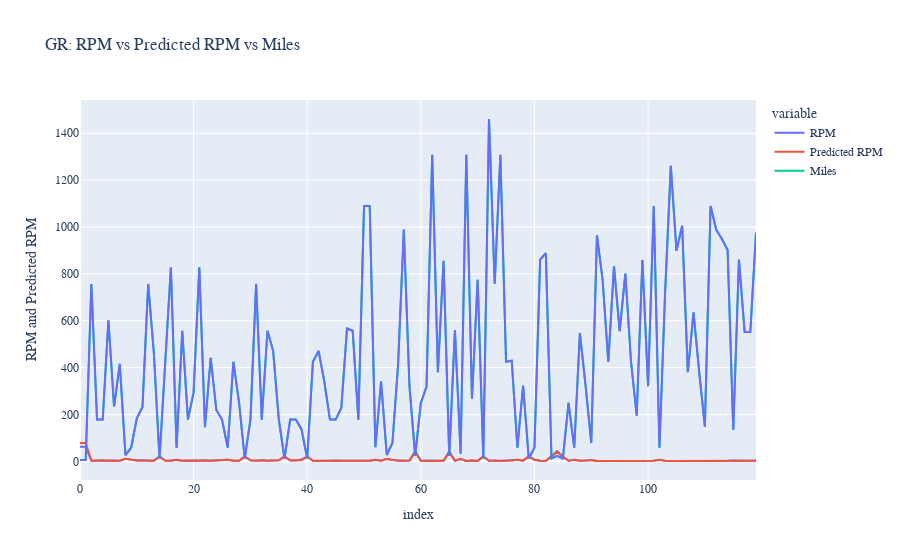

The notebook cell this image was saved under:
### Code cell
import plotly.express as px

# Specify a font family available on your system
font_family = 'Arial'  # You can change this to a different font

# Create a figure with the specified font family
fig = px.line(predictions, x=predictions.index, y=['RPM', 'Predicted RPM', 'Miles'], title='GR: RPM vs Predicted RPM vs Miles')

# Add a secondary y-axis for 'Miles'
fig.add_trace(px.line(predictions, x=predictions.index, y='Miles').data[0])

# Update y-axis labels
fig.update_yaxes(title_text="RPM and Predicted RPM", secondary_y=False)
fig.update_yaxes(title_text="Miles", secondary_y=True)

# Specify the font family for the plot
fig.update_layout(font=dict(family=font_family))

# Show the plot
fig.show()

### Figure 1 — Plotly figure (JSON) as saved in the notebook; plotly's stock layout.template omitted (floating-point values rounded to 4 significant figures)
{"data": [{"hovertemplate": "variable=RPM<br>index=%{x}<br>value=%{y}<extra></extra>", "legendgroup": "RPM", "line": {"color": "#636efa", "dash": "solid"}, "marker": {"symbol": "circle"}, "mode": "lines", "name": "RPM", "orientation": "v", "showlegend": true, "x": [0, 1, 2, 3, 4, 5, 6, 7, 8, 9, 10, 11, 12, 13, 14, 15, 16, 17, 18, 19, 20, 21, 22, 23, 24, 25, 26, 27, 28, 29, 30, 31, 32, 33, 34, 35, 36, 37, 38, 39, 40, 41, 42, 43, 44, 45, 46, 47, 48, 49, 50, 51, 52, 53, 54, 55, 56, 57, 58, 59, 60, 61, 62, 63, 64, 65, 66, 67, 68, 69, 70, 71, 72, 73, 74, 75, 76, 77, 78, 79, 80, 81, 82, 83, 84, 85, 86, 87, 88, 89, 90, 91, 92, 93, 94, 95, 96, 97, 98, 99, 100, 101, 102, 103, 104, 105, 106, 107, 108, 109, 110, 111, 112, 113, 114, 115, 116, 117, 118, 119], "xaxis": "x", "y": [62.5, 62.5, 2.29, 3.37, 4.21, 2.66, 3.42, 2.52, 10.58, 6.9, 3.01, 4.09, 2.29, 2.7, 20.83, 3.06, 2.05, 6.9, 2.87, 3.65, 3.4, 2.11, 3.61, 2.11, 3.08, 4.21, 6.9, 2.59, 2.59, 20.83, 3.93, 2.11, 4.21, 2.83, 2.65, 4.21, 20.83, 3.93, 3.93, 7.35, 20.83, 2.12, 1.8, 2.64, 4.21, 2.95, 2.3, 2.29, 2.83, 4.21, 2.29, 2.11, 6.67, 2.49, 10.19, 5.13, 2.52, 2.43, 3.65, 43.48, 2.41, 3.65, 1.3, 2.11, 2.69, 43.48, 2.15, 9.38, 1.3, 3.73, 1.81, 20.83, 1.98, 3.5, 1.3, 2.24, 3.26, 6.9, 2.94, 20.83, 6.9, 2.09, 1.58, 20.83, 43.48, 20.83, 2.31, 6.9, 2.74, 2.94, 5.13, 1.66, 1.68, 2.94, 2.16, 3.06, 2.34, 2.35, 2.82, 1.98, 2.49, 2.02, 6.9, 2.36, 1.74, 1.56, 1.79, 2.89, 2.28, 1.57, 3.72, 1.93, 2.62, 1.9, 2.66, 3.54, 2.09, 2.72, 2.72, 2.97], "yaxis": "y", "type": "scatter"}, {"hovertemplate": "variable=Predicted RPM<br>index=%{x}<br>value=%{y}<extra></extra>", "legendgroup": "Predicted RPM", "line": {"color": "#EF553B", "dash": "solid"}, "marker": {"symbol": "circle"}, "mode": "lines", "name": "Predicted RPM", "orientation": "v", "showlegend": true, "x": [0, 1, 2, 3, 4, 5, 6, 7, 8, 9, 10, 11, 12, 13, 14, 15, 16, 17, 18, 19, 20, 21, 22, 23, 24, 25, 26, 27, 28, 29, 30, 31, 32, 33, 34, 35, 36, 37, 38, 39, 40, 41, 42, 43, 44, 45, 46, 47, 48, 49, 50, 51, 52, 53, 54, 55, 56, 57, 58, 59, 60, 61, 62, 63, 64, 65, 66, 67, 68, 69, 70, 71, 72, 73, 74, 75, 76, 77, 78, 79, 80, 81, 82, 83, 84, 85, 86, 87, 88, 89, 90, 91, 92, 93, 94, 95, 96, 97, 98, 99, 100, 101, 102, 103, 104, 105, 106, 107, 108, 109, 110, 111, 112, 113, 114, 115, 116, 117, 118, 119], "xaxis": "x", "y": [78.43, 78.43, 2.33, 4.503, 4.502, 2.293, 3.384, 2.512, 10.52, 6.908, 3.936, 3.567, 2.33, 2.664, 20.8, 2.682, 2.086, 6.923, 2.741, 4.478, 3.167, 2.099, 4.115, 2.206, 3.179, 4.474, 6.913, 2.52, 2.679, 20.8, 4.491, 2.355, 4.474, 2.719, 2.358, 4.492, 20.8, 4.491, 4.491, 4.681, 20.8, 2.3, 2.246, 2.679, 4.474, 4.45, 2.476, 2.271, 2.719, 4.492, 2.12, 2.094, 6.23, 2.702, 10.37, 5.439, 2.512, 2.505, 3.494, 40.25, 2.409, 3.494, 1.645, 2.254, 2.577, 38.2, 2.087, 11.02, 1.645, 3.662, 1.839, 20.8, 2.629, 2.402, 1.645, 2.341, 2.986, 6.913, 2.93, 20.8, 6.913, 2.098, 1.682, 20.8, 40.35, 20.8, 2.373, 6.913, 2.728, 2.93, 5.605, 1.756, 1.827, 2.66, 2.146, 2.568, 2.298, 2.499, 3.38, 2.021, 2.472, 2.089, 6.913, 2.366, 1.716, 1.807, 2.349, 2.831, 2.297, 1.595, 3.971, 2.085, 2.612, 1.872, 2.208, 3.956, 2.098, 3.015, 2.829, 2.476], "yaxis": "y", "type": "scatter"}, {"hovertemplate": "variable=Miles<br>index=%{x}<br>value=%{y}<extra></extra>", "legendgroup": "Miles", "line": {"color": "#00cc96", "dash": "solid"}, "marker": {"symbol": "circle"}, "mode": "lines", "name": "Miles", "orientation": "v", "showlegend": true, "x": [0, 1, 2, 3, 4, 5, 6, 7, 8, 9, 10, 11, 12, 13, 14, 15, 16, 17, 18, 19, 20, 21, 22, 23, 24, 25, 26, 27, 28, 29, 30, 31, 32, 33, 34, 35, 36, 37, 38, 39, 40, 41, 42, 43, 44, 45, 46, 47, 48, 49, 50, 51, 52, 53, 54, 55, 56, 57, 58, 59, 60, 61, 62, 63, 64, 65, 66, 67, 68, 69, 70, 71, 72, 73, 74, 75, 76, 77, 78, 79, 80, 81, 82, 83, 84, 85, 86, 87, 88, 89, 90, 91, 92, 93, 94, 95, 96, 97, 98, 99, 100, 101, 102, 103, 104, 105, 106, 107, 108, 109, 110, 111, 112, 113, 114, 115, 116, 117, 118, 119], "xaxis": "x", "y": [6, 6, 757, 178, 178, 602, 234, 416, 26, 58, 183, 232, 757, 463, 12, 425, 828, 58, 557, 178, 294, 828, 146, 442, 219, 178, 58, 425, 251, 12, 178, 758, 178, 557, 471, 178, 12, 178, 178, 136, 12, 425, 471, 341, 178, 178, 228, 567, 557, 178, 1090, 1090, 60, 341, 27, 78, 416, 989, 319, 23, 249, 319, 1308, 380, 856, 23, 559, 32, 1308, 267, 775, 12, 1461, 758, 1308, 425, 429, 58, 323, 12, 58, 861, 888, 12, 23, 12, 249, 58, 547, 323, 78, 965, 773, 425, 832, 556, 801, 425, 195, 859, 321, 1090, 58, 720, 1261, 899, 1005, 380, 636, 382, 148, 1090, 988, 949, 902, 134, 861, 552, 552, 976], "yaxis": "y", "type": "scatter"}, {"hovertemplate": "index=%{x}<br>Miles=%{y}<extra></extra>", "legendgroup": "", "line": {"color": "#636efa", "dash": "solid"}, "marker": {"symbol": "circle"}, "mode": "lines", "name": "", "orientation": "v", "showlegend": false, "x": [0, 1, 2, 3, 4, 5, 6, 7, 8, 9, 10, 11, 12, 13, 14, 15, 16, 17, 18, 19, 20, 21, 22, 23, 24, 25, 26, 27, 28, 29, 30, 31, 32, 33, 34, 35, 36, 37, 38, 39, 40, 41, 42, 43, 44, 45, 46, 47, 48, 49, 50, 51, 52, 53, 54, 55, 56, 57, 58, 59, 60, 61, 62, 63, 64, 65, 66, 67, 68, 69, 70, 71, 72, 73, 74, 75, 76, 77, 78, 79, 80, 81, 82, 83, 84, 85, 86, 87, 88, 89, 90, 91, 92, 93, 94, 95, 96, 97, 98, 99, 100, 101, 102, 103, 104, 105, 106, 107, 108, 109, 110, 111, 112, 113, 114, 115, 116, 117, 118, 119], "xaxis": "x", "y": [6, 6, 757, 178, 178, 602, 234, 416, 26, 58, 183, 232, 757, 463, 12, 425, 828, 58, 557, 178, 294, 828, 146, 442, 219, 178, 58, 425, 251, 12, 178, 758, 178, 557, 471, 178, 12, 178, 178, 136, 12, 425, 471, 341, 178, 178, 228, 567, 557, 178, 1090, 1090, 60, 341, 27, 78, 416, 989, 319, 23, 249, 319, 1308, 380, 856, 23, 559, 32, 1308, 267, 775, 12, 1461, 758, 1308, 425, 429, 58, 323, 12, 58, 861, 888, 12, 23, 12, 249, 58, 547, 323, 78, 965, 773, 425, 832, 556, 801, 425, 195, 859, 321, 1090, 58, 720, 1261, 899, 1005, 380, 636, 382, 148, 1090, 988, 949, 902, 134, 861, 552, 552, 976], "yaxis": "y", "type": "scatter"}], "layout": {"xaxis": {"anchor": "y", "domain": [0, 1], "title": {"text": "index"}}, "yaxis": {"anchor": "x", "domain": [0, 1], "title": {"text": "RPM and Predicted RPM"}}, "legend": {"title": {"text": "variable"}, "tracegroupgap": 0}, "title": {"text": "GR: RPM vs Predicted RPM vs Miles"}, "font": {"family": "Arial"}}}
